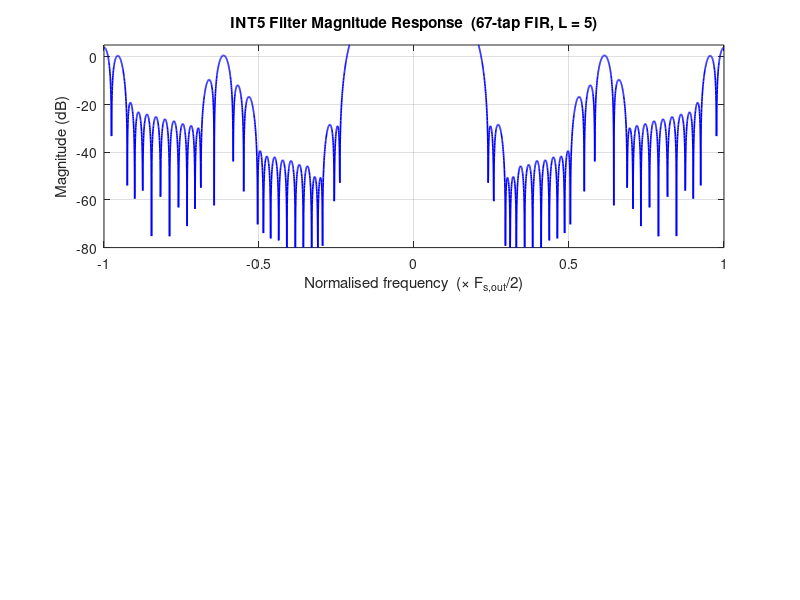

Write the MATLAB code that produced this figure. (Note: this script raises an error after producing the figure.)
% test_int5_filter.m
% Verifies INT5 filter functionality and plots frequency response.

clear; close all; clc;

%% ---- Coefficient verification ----------------------------------------
h = [ ...
    0.002929688,  0.029052734, -0.029296875,  0.031250000, -0.012207031, ...
   -0.005859375, -0.056640625,  0.051513672, -0.055664063,  0.025390625, ...
    0.020996094,  0.081298828, -0.057617188,  0.072509766, -0.045166016, ...
   -0.047607422, -0.095947266,  0.030517578, -0.071289063,  0.068603516, ...
    0.093994141,  0.113769531,  0.030761719,  0.055419922, -0.103759766, ...
   -0.185791016, -0.185302734, -0.136962891, -0.037353516,  0.227050781, ...
    0.518554688,  0.717285156,  0.928466797,  1.019287109,  0.928466797, ...
    0.717285156,  0.518554688,  0.227050781, -0.037353516, -0.136962891, ...
   -0.185302734, -0.185791016, -0.103759766,  0.055419922,  0.030761719, ...
    0.113769531,  0.093994141,  0.068603516, -0.071289063,  0.030517578, ...
   -0.095947266, -0.047607422, -0.045166016,  0.072509766, -0.057617188, ...
    0.081298828,  0.020996094,  0.025390625, -0.055664063,  0.051513672, ...
   -0.056640625, -0.005859375, -0.012207031,  0.031250000, -0.029296875, ...
    0.029052734,  0.002929688];

fprintf('Number of taps : %d\n',   length(h));
fprintf('sum(h)         : %.6f  (ideal = 5)\n', sum(h));
fprintf('Symmetric      : %d\n',   isequal(h, fliplr(h)));

%% ---- Frequency response of the filter itself --------------------------
L     = 5;
N_fft = 4096;

% h is defined at the output (high) sample rate.
% Normalised frequency w=0…pi corresponds to 0…Fs_out/2.
[H, w] = freqz(h, 1, N_fft, 'whole');

% Convert to double-sided spectrum centred at 0
f_norm = (w / pi - 1);          % -1 … +1  (in units of Fs_out/2)
H_db   = 20*log10(abs(fftshift(H)));

figure('Name','INT5 Filter – Frequency Response','NumberTitle','off');

subplot(2,1,1);
plot(f_norm, H_db, 'b', 'LineWidth', 1.2);
xlabel('Normalised frequency  (× F_{s,out}/2)');
ylabel('Magnitude (dB)');
title('INT5 Filter Magnitude Response  (67-tap FIR, L = 5)');
xlim([-1 1]); ylim([-80 5]);
grid on;
% Mark the passband edge at 1/L = 0.2 (relative to Fs_out/2)
xline( 1/L, 'r--', 'Passband edge  1/L');
xline(-1/L, 'r--');

subplot(2,1,2);
phase_rad = angle(fftshift(H));
plot(f_norm, unwrap(phase_rad) * 180/pi, 'b', 'LineWidth', 1.2);
xlabel('Normalised frequency  (× F_{s,out}/2)');
ylabel('Phase (degrees)');
title('INT5 Filter Phase Response');
xlim([-1 1]); grid on;

%% ---- Functional test: complex baseband sinewave -----------------------
Fs_in   = 1e6;              % Input sample rate  (arbitrary)
Fs_out  = L * Fs_in;        % Output sample rate after INT5
f_tone  = 0.1e6;            % 100 kHz tone  (within passband after interp)
N       = 256;              % Number of input samples

t_in    = (0:N-1).' / Fs_in;
x_in    = exp(1j * 2*pi * f_tone * t_in);   % complex baseband input

% -- Normal path --
y_norm  = int5_filter(x_in, false);

% -- Bypass path --
y_byp   = int5_filter(x_in, true);

t_out   = (0:length(y_norm)-1).' / Fs_out;

figure('Name','INT5 – Time-domain comparison','NumberTitle','off');
subplot(2,1,1);
plot(t_out*1e6, real(y_norm));
xlabel('Time (µs)'); ylabel('Re\{y\}');
title(sprintf('INT5 Output – Normal path  (f_{tone} = %.0f kHz)', f_tone/1e3));
grid on;

subplot(2,1,2);
plot(t_out*1e6, real(y_byp));
xlabel('Time (µs)'); ylabel('Re\{y\}');
title('INT5 Output – Bypass path (zero-stuffed only)');
grid on;

%% ---- Spectrum check ---------------------------------------------------
figure('Name','INT5 – Output spectrum','NumberTitle','off');

win     = blackman(length(y_norm));
Y_norm  = fftshift(fft(y_norm .* win));
Y_byp   = fftshift(fft(y_byp .* win));
f_axis  = (-length(y_norm)/2 : length(y_norm)/2-1) * Fs_out / length(y_norm);

subplot(2,1,1);
plot(f_axis/1e6, 20*log10(abs(Y_norm)/max(abs(Y_norm))), 'b', 'LineWidth', 1.0);
xlabel('Frequency (MHz)'); ylabel('Magnitude (dB, normalised)');
title('INT5 Output Spectrum – Normal path');
xlim([-Fs_out/2e6  Fs_out/2e6]); ylim([-80 5]); grid on;

subplot(2,1,2);
plot(f_axis/1e6, 20*log10(abs(Y_byp)/max(abs(Y_byp))), 'r', 'LineWidth', 1.0);
xlabel('Frequency (MHz)'); ylabel('Magnitude (dB, normalised)');
title('INT5 Output Spectrum – Bypass path (images NOT removed)');
xlim([-Fs_out/2e6  Fs_out/2e6]); ylim([-80 5]); grid on;

fprintf('\nTest complete.  Output lengths:  normal=%d,  bypass=%d  (expect %d)\n', ...
        length(y_norm), length(y_byp), L*N);
